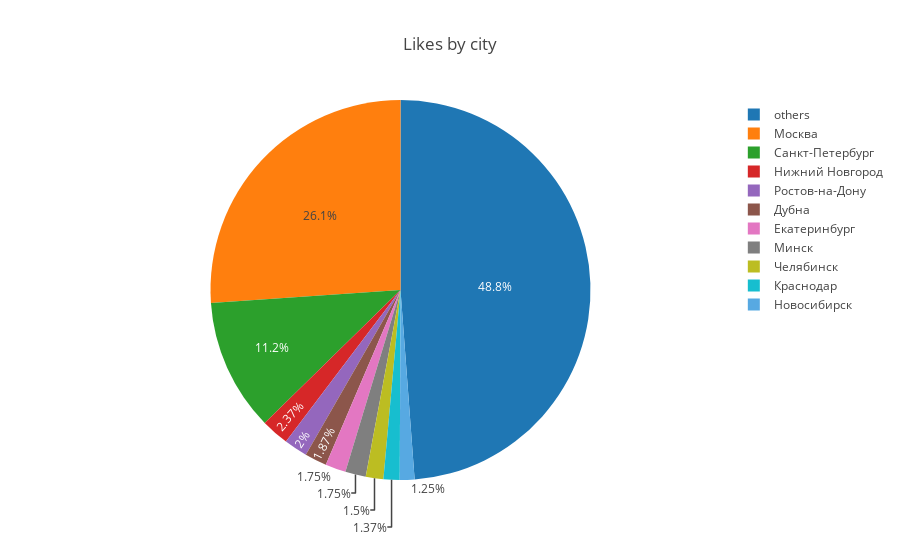

Source (notebook cell):
### Markdown cell above
### Cities

### Code cell
topN = 10
counts = Counter(cities)
counts = {k: v for k, v in sorted(counts.items(), key=lambda x: x[1])}
others = {k: counts[k] for k in list(counts)[:-topN]}
counts = {k: counts[k] for k in list(counts)[-topN:]}
counts['others'] = sum(list(others.values()))
trace = go.Pie(labels=list(counts.keys()), values=list(counts.values()))

data = [trace,]
layout = go.Layout(title='Likes by city',)
fig = go.Figure(data=data, layout=layout)
iplot(fig)

### Figure 1 — Plotly figure (JSON) as saved in the notebook; plotly's stock layout.template omitted (floating-point values rounded to 4 significant figures)
{"data": [{"labels": ["Новосибирск", "Краснодар", "Челябинск", "Екатеринбург", "Минск", "Дубна", "Ростов-на-Дону", "Нижний Новгород", "Санкт-Петербург", "Москва", "others"], "type": "pie", "uid": "f8ca1563-673d-4e36-b655-5ae5d1c0d36f", "values": [10, 11, 12, 14, 14, 15, 16, 19, 90, 209, 391]}], "layout": {"title": {"text": "Likes by city"}}}
